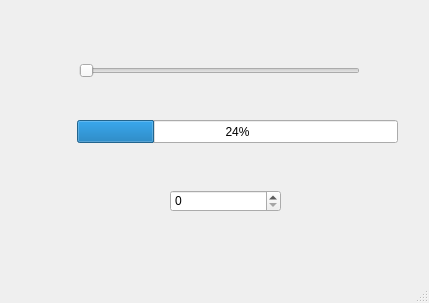
<?xml version="1.0" encoding="UTF-8"?>
<ui version="4.0">
 <class>MainWindow</class>
 <widget class="QMainWindow" name="MainWindow">
  <property name="geometry">
   <rect>
    <x>0</x>
    <y>0</y>
    <width>429</width>
    <height>303</height>
   </rect>
  </property>
  <property name="windowTitle">
   <string>Управління рухом</string>
  </property>
  <widget class="QWidget" name="centralwidget">
   <widget class="QProgressBar" name="progressBar">
    <property name="geometry">
     <rect>
      <x>77</x>
      <y>120</y>
      <width>321</width>
      <height>23</height>
     </rect>
    </property>
    <property name="value">
     <number>24</number>
    </property>
   </widget>
   <widget class="QSlider" name="horizontalSlider">
    <property name="geometry">
     <rect>
      <x>79</x>
      <y>60</y>
      <width>281</width>
      <height>22</height>
     </rect>
    </property>
    <property name="orientation">
     <enum>Qt::Horizontal</enum>
    </property>
   </widget>
   <widget class="QSpinBox" name="spinBox">
    <property name="geometry">
     <rect>
      <x>170</x>
      <y>190</y>
      <width>111</width>
      <height>22</height>
     </rect>
    </property>
   </widget>
  </widget>
  <widget class="QStatusBar" name="statusbar"/>
 </widget>
 <resources/>
 <connections/>
</ui>
